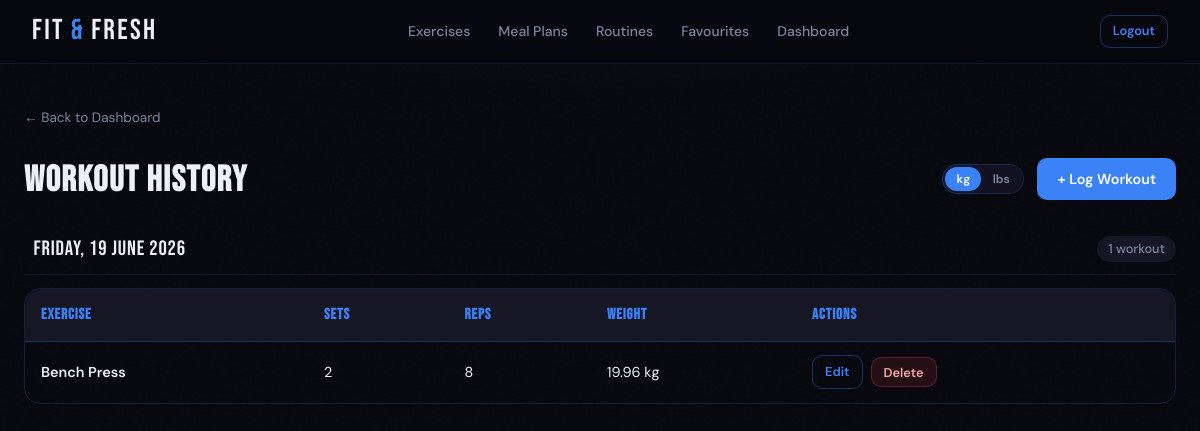
Page /workout-history (signed in) on the committed database.
### tables this page shows
CREATE TABLE workout (id INTEGER PRIMARY KEY AUTOINCREMENT, user_id INTEGER NOT NULL, workout_date TEXT NOT NULL DEFAULT (DATE('now')), exercise TEXT NOT NULL, sets INTEGER NOT NULL, reps INTEGER NOT NULL, weight REAL NOT NULL, FOREIGN KEY (user_id) REFERENCES user(id));

### App.py (the view)
@app.route("/workout-history")
def workout_history():
    if "user_id" not in session:
        return redirect(url_for("home"))
    conn = get_db()
    workouts = conn.execute( "SELECT * FROM workout WHERE user_id = ? ORDER BY workout_date DESC, id DESC",(session["user_id"],)).fetchall() #Retrieves all workouts for the logged-in user, sorted by most recent first
    conn.close()
    grouped_workouts = {} #Workouts can be grouped by date so the user can view them under specific date headings
    for workout in workouts:
        date_key = workout["workout_date"]
        if date_key not in grouped_workouts:
            grouped_workouts[date_key] = [] #Creates a new list the first time a date is seen
        grouped_workouts[date_key].append(workout) #Adds the workout to the date's list
    grouped_list = []
    for date_key, day_workouts in grouped_workouts.items(): #Displays a list of information stored
        try:
            formatted = datetime.strptime(date_key, "%Y-%m-%d").strftime("%A, %d %B %Y")
        except (ValueError, TypeError): #Converts from statistical looking dates to friendly readable timestamps
            formatted = date_key
        grouped_list.append((date_key, formatted, day_workouts))
    return render_template("workout_history.html", workouts = workouts, grouped_workouts = grouped_list) #Returns the page with workout data

### App.py (called while the page is built)
@app.template_filter("fmt_num") #Formats numbers by removing unnecessary trailing zeroes
def fmt_num(value):
    try:
        f = round(float(value), 2) #Rounds to a max of 2 decimal places
        if f == int(f):
            return str(int(f))
        return f'{f:.2f}'.rstrip("0")
    except:
        return value

### DB_Models.py (called while the page is built)
def get_db():
    os.makedirs(os.path.dirname(DB_PATH), exist_ok = True) #Creates the instance folder if it doesn't exist
    conn = sqlite3.connect(DB_PATH, timeout = 10) #Connects to the database file. Timeout = 10 makes SQLite wait up to 10 seconds for a lock to clear instead of causing an error.
    conn.row_factory = sqlite3.Row #Allows columns to be accessed by name instead of index
    conn.execute("PRAGMA foreign_keys = ON") #Enforces foreign key constraints
    conn.execute("PRAGMA journal_mod = WAL") #Write-Ahead Logging lets reads and writes happen at the same time, greatly reducing "database is locked" errors
    conn.execute("PRAGMA busy_timeout = 10000") #Backup lock wait of 10 seconds at the SQLIte engine level
    return conn

### templates/workout_history.html (shortened to what this page needs)
{% extends "base.html" %}
{% block content %}
<div class="page">
    <div class="page-header">
        <div>
            {% if session.role == "gym_goer" %}
            <a href="{{ url_for('gym_goer_dashboard') }}" class="back-link">← Back to Dashboard</a>
            {% else %}
            <a href="{{ url_for('personal_trainer_dashboard') }}" class="back-link">← Back to Dashboard</a>
            {% endif %}
            <h2>Workout History</h2>
        </div>
        <div class="page-header-actions">
            <div class="unit-toggle" id="unitToggle">
                <button type="button" class="unit-btn active" data-unit="kg">kg</button>
                <button type="button" class="unit-btn" data-unit="lbs">lbs</button>
            </div>
            <a href="/log-workout" class="btn btn-primary">+ Log Workout</a>
        </div>
    </div>
    {% if workouts %}
    {% for date_key, formatted_date, day_workouts in grouped_workouts %}
    <div class="date-group">
        <div class="date-group-heading">
            <span>{{ formatted_date }}</span>
            <span class="date-group-count">{{ day_workouts | length }} workout{{ 's' if day_workouts | length != 1 else '' }}</span>
        </div>
        <div class="table-wrap">
            <table>
                <thead>
                    <tr>
                        <th>Exercise</th>
                        <th>Sets</th>
                        <th>Reps</th>
                        <th>Weight</th>
                        <th>Actions</th>
                    </tr>
                </thead>
                <tbody>
                    {% for workout in day_workouts %}
                    <tr>
                        <td><strong>{{ workout.exercise }}</strong></td>
                        <td>{{ workout.sets }}</td>
                        <td>{{ workout.reps }}</td>
                        <td>
                            <span class="weight-value" data-kg="{{ workout.weight }}">{{ workout.weight | fmt_num }}</span>
                            <span class="weight-unit">kg</span>
                        </td>
                        <td>
                            <div class="table-actions">
                                <a href="{{ url_for('edit_workout', workout_id=workout.id) }}" class="btn btn-outline btn-sm">Edit</a>
                                <form action="{{ url_for('delete_workout', workout_id=workout.id) }}" method="POST">
                                    <button type="submit" class="btn btn-danger btn-sm">Delete</button>
                                </form>
                            </div>
                        </td>
                    </tr>
                    {% endfor %}
                </tbody>
            </table>
        </div>
    </div>
    {% endfor %}
    {% endif %}
</div>
{% endblock %}

### rows in the picture
workout: formatted_date "Friday, 19 June 2026", day_workouts "1", exercise "Bench Press", sets "2", reps "8", weight|fmt_num "19.96"
